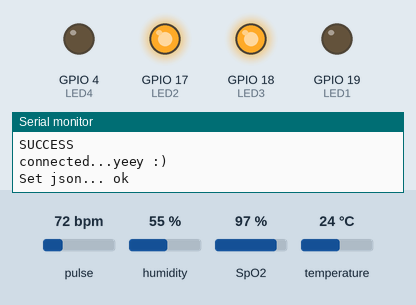
The sketch below on a simulated ESP32. On the bench: output pins drawn as LEDs (lit = HIGH), the last lines printed to the serial monitor. Dashed ring = blinking. The test bench sets the inputs (shaded band); at power-on: pulse 72 bpm, humidity 55 %, SpO2 97 %, temperature 24 °C. WiFi joins after 1.5 s; servers stay silent unless stated; the local clock reads 2024-03-15 10:24:30 at power-on unless the sketch sets it.

Above: at 2.2 s.
2.3 s: pulse set to 130 bpm
At 2.53 s:
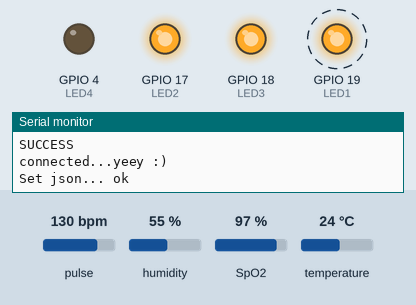
6.5 s: pulse set to 42 bpm
At 8.5 s:
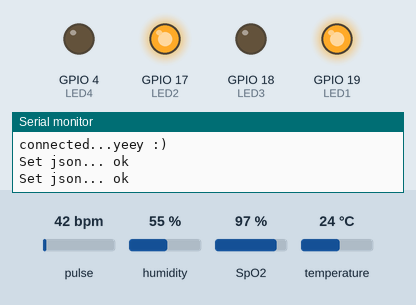
At 10.5 s:
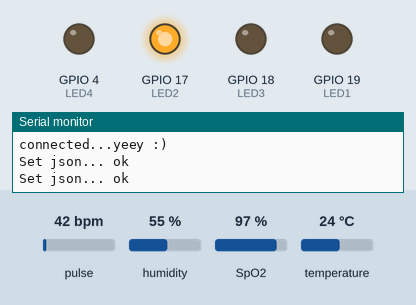
Timing chart, 0 to 16.8 s (numbered marks = the images above; inputs shaded):
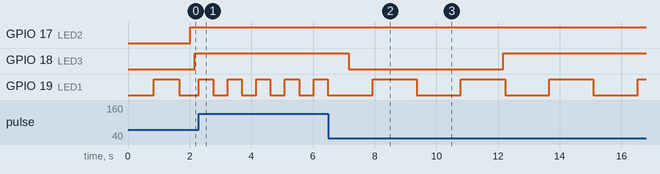

Measured:
- after the input at 2.3 s, GPIO 19 (LED1): alternates HIGH for 0.46 s and LOW for 0.46 s, starting at once
- after the input at 6.5 s, GPIO 19 (LED1): alternates HIGH for 1.4 s and LOW for 1.4 s, starting after 1.4 s

The sketch:

Different_Physiological_states_monitoring.ino
```cpp
/*IOT project:: This code is a part of big project in which data being measured is sent to an outer website
designed by the other coworkers*/
/*Project_Name:: Daily routine planner*/
/*Author:: Abd-Alfatah Alodainy*/
/*E-mail:: ua3agw@stud.uni-obuda.hu*/
/* This program is used to Run an Arduino based device in which 3  sensors are connected to a  microcontroller
to measure the different human physiological states (HR, TEMP, HUMIDITY, O2 level and support the ECG function) */

/*Necessary libraries */
#include <Wire.h>
#include <WiFiManager.h>
#include <SHT21.h>
#include <Adafruit_Sensor.h>
#include "time.h"
#include <Firebase_ESP_Client.h>
// Provide the token generation process info.
#include <addons/TokenHelper.h>
//Define SHT21 SENSOR objects
SHT21 sht;
// Key of firebase project API
#define API_KEY "AIzaSyAv4xg6FeU-n1PCmfqLy91l6q3q3l3MMw4"

//Host and authentication foR the realtime database
#define FIREBASE_HOST "dailyroutineplanner-1645e-default-rtdb.firebaseio.com"
#define FIREBASE_AUTH "HTuTh5Rf2L26riiKdepNbRH3tUfHSt3ILgkpIKti"

// Authorized Email and Corresponding Password for the user in the you entered in firebase
#define USER_EMAIL "ua3agw@stud.uni-obuda.hu"
#define USER_PASSWORD "777316125@"

/////////////////////////////////////////////////////////////////
//initializing the parameters for sending the data
// Define Firebase objects, like data and authentication
FirebaseData fbdo;
FirebaseAuth auth;
FirebaseConfig config;

// Variable to save USER UID ::UID is a unique carchecters that is automatically made by firebase for every user
String uid;

// Database main path (it is being updated in setup with the user UID)
String databasePath;
// Database child nodes
String tempPath = "/temperature";
String humPath = "/humidity";
String pulsePath = "/heart_rate";
String oxiPath = "/oxygen_level";
String timePath = "/timestamp";

// Parent Node (to be updated in every loop)
String parentPath;
//declaration of time stamp of the Arduino running time:::: to be used in case of continous monitoring
int timestamp;
//Firebase json file initializing
FirebaseJson json;

const char* ntpServer = "pool.ntp.org";

/***************************************************************************/
//LEDs ot show different opperation signs
#define BTN 16
#define LED2 17 // if it is ON then Wifi is connected
#define LED3 18 // if it is blinking then data is being sent
#define LED1 19 //if it is blinking then hear rate is being measured
#define LED4 4 // if it is ON then ECG is connected
/**************************************************************************/
// TIME OF HEART RATE SENISNG
#define REPORTING_PERIOD_MS 1000
//initializing the pulse_oximeter senosr
#include "MAX30100_PulseOximeter.h"
PulseOximeter pox;
uint32_t tsLastReport = 0;
////initializing the temprature varilable
float temp;
float humidity;
//Non blocking delays variable
uint16_t delayingTime = 300;
uint16_t delayingTime1 = 750;
uint16_t timeRunning = 0;
unsigned long sendDataPrevMillis = 0;
unsigned long timerDelay = 5000;
//initializing the strings for the firebase path variable
String firetemp=String("");
String fireOxi =String("");
String fireheart=String("");
String firehum=String("");
//blinking and updating the HR in case of sensing any beats from huamn finger
void onBeatDetected()
{
  pox.update();
  digitalWrite(LED1,!digitalRead(LED1));
}
//getting the timestamp of the Arduino
unsigned long getTime() {
  time_t now;
  struct tm timeinfo;
  if (!getLocalTime(&timeinfo)) {
    return(0);
  }
  time(&now);
  return now;
}
// temp and hum measuring
void temp_and_humi() {
  if (millis() - timeRunning > 85){
  temp = sht.getTemperature();  // get temp from SHT
  humidity = sht.getHumidity(); // get temp from SHT
 /* Serial.print("Temp: ");      // printing the readings to the serial output
  Serial.print(temp);
  Serial.print("\t Humidity: ");
  Serial.println(humidity);*/
  firetemp = String(temp) + String("°C");
  firehum = String(humidity) + String("%");
  }
  pox.update();
}
// HR and O2 measuring
void pulse_oximeter() {
  pox.update();
  if (millis() - tsLastReport > REPORTING_PERIOD_MS) {
    // printing the readings to the serial monitor
   /* Serial.print("Heart rate:");
    Serial.print(pox.getHeartRate());
    Serial.print("bpm / SpO2:");
    Serial.print(pox.getSpO2());
    Serial.println("%");*/
    fireheart = String(pox.getHeartRate()) + String("bpm");
    fireOxi = String ("SpO2:") + String(pox.getSpO2()) + String("%");
    tsLastReport = millis();
  }
}
//WiFi connection
void connect_to_Wifi() {
      WiFi.mode(WIFI_STA); // explicitly set mode, esp defaults to STA+AP
    // it is a good practice to make sure your code sets wifi mode how you want it.
    //WiFiManager, Local intialization. Once its business is done, there is no need to keep it around
    WiFiManager wm;

    // reset settings - wipe stored credentials for testing
    // these are stored by the esp library
    //wm.resetSettings();

    // Automatically connect using saved credentials,
    // if connection fails, it starts an access point with the specified name ( "AutoConnectAP"),
    // if empty will auto generate SSID, if password is blank it will be anonymous AP (wm.autoConnect())
    // then goes into a blocking loop awaiting configuration and will return success result

    bool res;
    // res = wm.autoConnect(); // auto generated AP name from chipid
    // res = wm.autoConnect("AutoConnectAP"); // anonymous ap
    res = wm.autoConnect("ESP32","AbdAlfatah"); // password protected ap

    if(!res) {
        Serial.println("Failed to connect");
        // ESP.restart(); //This can be used in case we want to restart the device each time the connection failed
    }
    else {
        //here it means that we are connected to the WiFi
        Serial.println("connected...yeey :)");
        digitalWrite( LED2, !digitalRead(LED2));//this LED  will tell us whehter the device is connected to wifi or not
        //if the LED is ON then it is connected
    }
}
//Data transfere from the controlleres to the firebase
void Sending_new_readings(){
// Send new readings to database
  if (Firebase.ready() && (millis() - sendDataPrevMillis > timerDelay || sendDataPrevMillis == 0)){
    sendDataPrevMillis = millis();

    //Get current timestamp
    timestamp = getTime();
    /*Serial.print ("time: ");
    Serial.println (timestamp);*/ //print the current time stamp to the serial monitor
    //Creating path in the database for data sending
    parentPath= databasePath + "/" + String(timestamp);

    json.set(tempPath.c_str(), firetemp );
    json.set(humPath.c_str(), firehum);
    json.set(pulsePath.c_str(), fireheart);
    json.set(oxiPath.c_str(), fireOxi);
    json.set(timePath, String(timestamp));
    Serial.printf("Set json... %s\n", Firebase.RTDB.setJSON(&fbdo, parentPath.c_str(), &json) ? "ok" : fbdo.errorReason().c_str());
    digitalWrite(LED3,!digitalRead(LED3)); //THIS led will blink in case of data being sent
  }
}

TaskHandle_t Task1;
TaskHandle_t Task2;

void setup() {
  Serial.begin(115200);
  /*pinMode(LO1 , INPUT); // Setup THE leads off detection LO -
  pinMode(LO2 , INPUT); // Setup THE leads off detection LO +*/
  pinMode(LED1,OUTPUT);  //LEDs setup
  pinMode(LED2,OUTPUT);
  pinMode(LED3,OUTPUT);
  pinMode(LED4,OUTPUT);
  pinMode(BTN, INPUT);
  timeRunning = millis();
  //This task will be executed in the Task1code() function, with priority 1 and executed on core 0
  xTaskCreatePinnedToCore(
                   Task1code,   /* Task function. */
                    "Task1",     /* name of task. */
                   10000,       /* Stack size of task */
                    NULL,        /* parameter of the task */
                   1,           /* priority of the task */
                   &Task1,      /* Task handle to keep track of created task */
                    0);          /* pin task to core 0 */
  delay(500);

  //This task will be executed in the Task2code() function, with priority 1 and executed on core 1
 xTaskCreatePinnedToCore(
                    Task2code,   /* Task function. */
                    "Task2",     /* name of task. */
                   10000,       /* Stack size of task */
                   NULL,        /* parameter of the task */
                    1,           /* priority of the task */
                   &Task2,      /* Task handle to keep track of created task */
                    1
                    );          /* pin task to core 1 */
   delay(500);
}
//task 1 code (In core 0 we will run the all sensors)
void Task1code( void * pvParameters ){
  //Serial printing
//Serial.print("Initializing pulse oximeter..");
  // Initialize the PulseOximeter instance
  // Failures are generally due to an improper I2C wiring, missing power supply
  // or wrong target chip
  if (!pox.begin()) {
    Serial.println("FAILED");
  } else {
    Serial.println("SUCCESS");
  }
  pox.update();
  pox.setOnBeatDetectedCallback(onBeatDetected);
  for(;;){
    pulse_oximeter();
    if (millis() - timeRunning > delayingTime1) {
        pox.update();
        temp_and_humi();
      timeRunning = millis();
  }
}
}
//Task2code: Connect to wifi and send the data to the firebase

void Task2code( void * pvParameters ){
    connect_to_Wifi();
  // Assign the api key (required)
  config.api_key = API_KEY;
    // Assign the user sign in credentials
  auth.user.email = USER_EMAIL;
  auth.user.password = USER_PASSWORD;

  // Assign the RTDB URL (required)
  config.database_url = FIREBASE_HOST;


  Firebase.reconnectWiFi(true);
  fbdo.setResponseSize(4096);

  // Assign the callback function for the long running token generation task */
  config.token_status_callback = tokenStatusCallback; //TokenHelper.h

  // Assign the maximum retry of token generation
  config.max_token_generation_retry = 5;

  // Initialize the library with the Firebase authen and config
  Firebase.begin(&config, &auth);
  // Getting the user UID might take a few seconds
 // Serial.println("Getting User UID");
  while ((auth.token.uid) == "") {
    if (millis() - timeRunning > (delayingTime+250)) {
      timeRunning = millis();
      //Serial.print('#');
    }
  }
  // Print user UID
  uid = auth.token.uid.c_str();
  /*Serial.print("User UID: ");
  Serial.println(uid);*/

  // Update database path
  databasePath = "/UsersData/" + uid + "/readings";

  for(;;){

   Sending_new_readings();

  }
}


void loop() {
  /* Here should be empty because we used the dual core feature of the ESP32 in the setup
  and there is not any need for further code here

  */
}
/* I have commented all the serial printing for testing purpose you have to uncomment all of them*/
```
